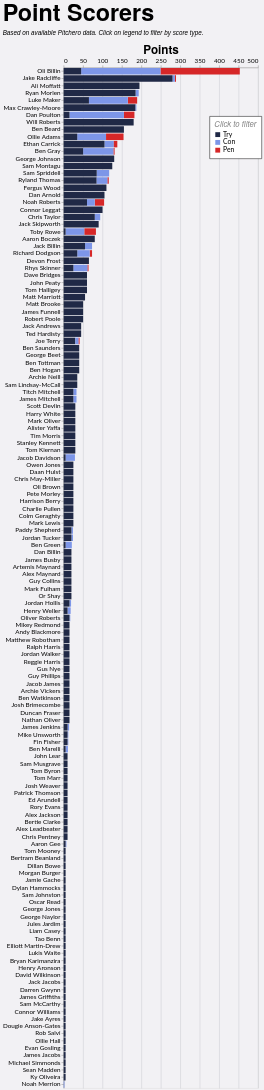

This figure's Vega-Lite source:
### Vega-Lite specification from a JSON file in a GitHub repository (floating-point values rounded to 4 significant figures; data arrays with more than 128 entries replaced by an {"elided": "..."} marker saying what was removed)
{"config": {"axis": {"labelFont": "Lato, sans-serif", "titleFont": "PT Sans Narrow, Helvetica Neue, Helvetica, Arial, sans-serif", "labelFontSize": 13, "titleFontSize": 24, "gridColor": "#202947", "gridOpacity": 0.2}, "header": {"labelFont": "PT Sans Narrow, Helvetica Neue, Helvetica, Arial, sans-serif", "titleFont": "PT Sans Narrow, Helvetica Neue, Helvetica, Arial, sans-serif", "labelFontSize": 24, "titleFontSize": 28, "labelFontWeight": "bold", "orient": "left"}, "legend": {"labelFont": "Lato, sans-serif", "titleFont": "PT Sans Narrow, Helvetica Neue, Helvetica, Arial, sans-serif", "labelFontSize": 14, "titleFontSize": 16, "titlePadding": 5, "fillColor": "white", "strokeColor": "black", "padding": 10, "titleFontWeight": "lighter", "titleFontStyle": "italic", "titleColor": "gray", "offset": 10}, "title": {"font": "PT Sans Narrow, Helvetica Neue, Helvetica, Arial, sans-serif", "fontSize": 48, "fontWeight": "bold", "anchor": "start", "align": "center", "titlePadding": 20, "subtitlePadding": 10, "subtitleFontSize": 13, "subtitleColor": "", "subtitleFontStyle": "italic", "offset": 15, "color": "black"}, "axisX": {"labelAngle": 0}, "facet": {"title": null, "header": null, "align": {"row": "each", "column": "each"}}, "resolve": {"scale": {"y": "independent", "facet": "independent"}}, "background": "#f2f1f4"}, "data": {"name": "data-cb97bc37219a6847a54427434228ff9e"}, "mark": {"type": "bar"}, "encoding": {"color": {"field": "event", "legend": {"legendX": 300, "legendY": 100, "orient": "none", "title": "Click to filter"}, "scale": {"domain": ["Try", "Con", "Pen"], "range": ["#202946", "#7d96e8", "#d62728"]}, "type": "nominal"}, "order": {"field": "event_sort", "sort": "ascending", "type": "quantitative"}, "tooltip": [{"field": "player", "title": "Player", "type": "nominal"}, {"field": "event", "title": "Type", "type": "nominal"}, {"aggregate": "sum", "field": "count", "title": "Count", "type": "quantitative"}, {"aggregate": "sum", "field": "Points", "title": "Points", "type": "quantitative"}, {"aggregate": "sum", "field": "A", "title": "Games", "type": "quantitative"}], "x": {"aggregate": "sum", "axis": {"orient": "top", "title": "Points"}, "field": "Points", "type": "quantitative"}, "y": {"field": "player", "sort": "-x", "title": null, "type": "nominal"}}, "height": {"step": 15}, "params": [{"name": "param_1", "select": {"type": "point", "fields": ["event"]}, "bind": "legend"}], "title": {"text": "Point Scorers", "subtitle": "Based on available Pitchero data. Click on legend to filter by score type."}, "transform": [{"filter": {"param": "param_1"}}, {"calculate": "datum.event == 'Try' ? 1 : datum.event == 'Con' ? 2 : datum.event == 'Pen' ? 3 : 4", "as": "event_sort"}], "width": 400, "$schema": "https://vega.github.io/schema/vega-lite/v5.20.1.json", "datasets": {"data-cb97bc37219a6847a54427434228ff9e": {"elided": "438 records"}}}
